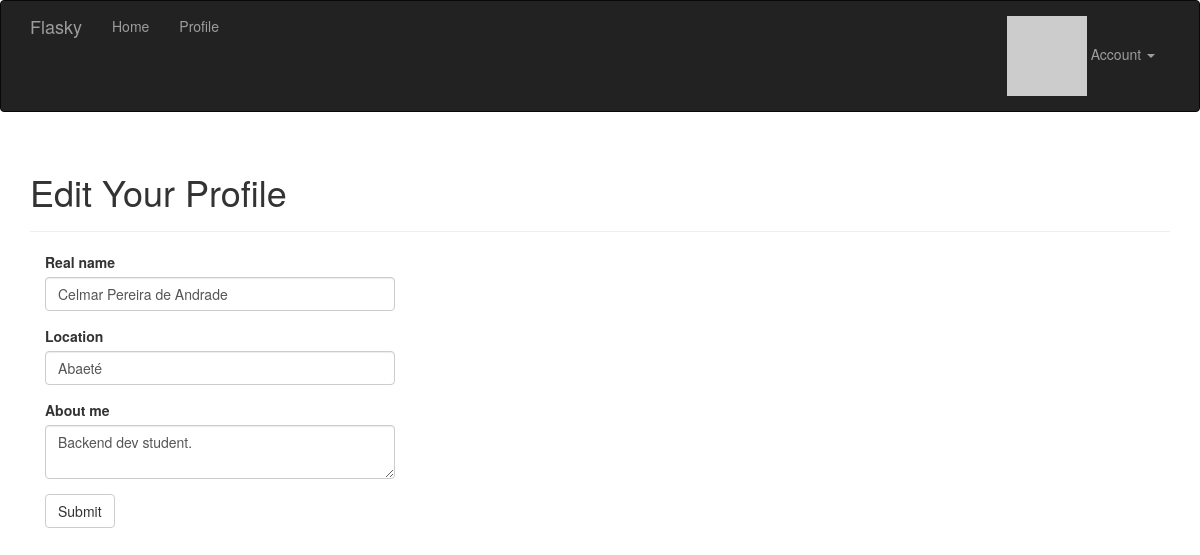
The page /edit-profile (signed in) on the database as committed earlier.
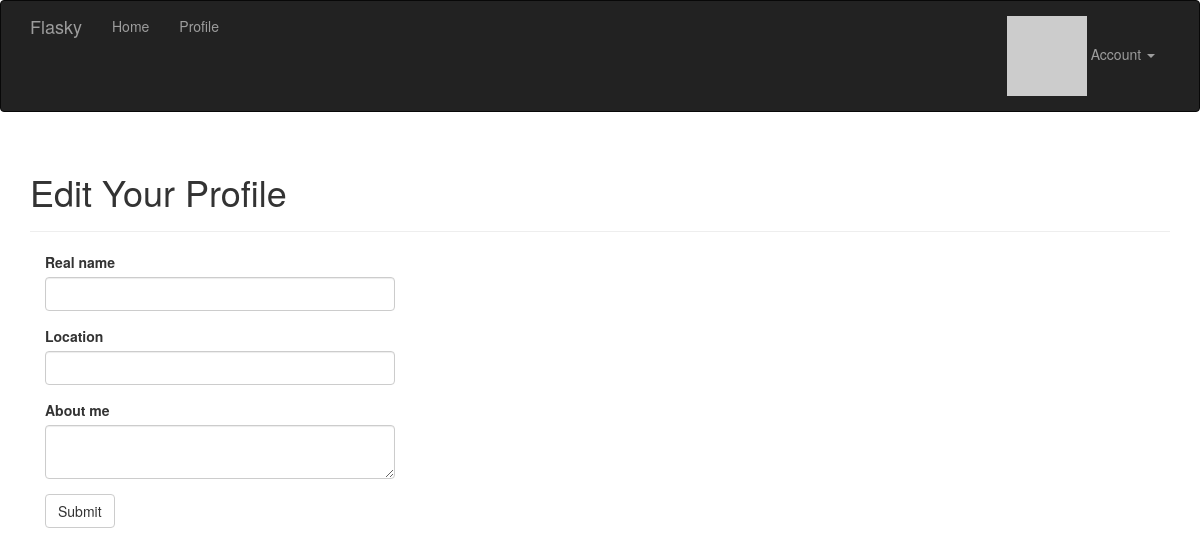
The same page on the database as committed later.
### app/models.py (models this page shows, shortened)
class User(UserMixin, db.Model):
    __tablename__ = "users"
    id: Mapped[int] = mapped_column(primary_key=True)
    email: Mapped[str] = mapped_column(unique=True, index=True)
    username: Mapped[str] = mapped_column(unique=True, index=True)
    role_id: Mapped[int] = mapped_column(ForeignKey("roles.id"), nullable=True)
    password_hash: Mapped[str] = mapped_column(nullable=False)
    confirmed: Mapped[bool] = mapped_column(default=False)
    name: Mapped[str | None] = mapped_column()
    location: Mapped[str | None] = mapped_column()
    about_me: Mapped[str | None] = mapped_column(Text)
    member_since: Mapped[datetime] = mapped_column(DateTime(timezone=True), default=lambda: datetime.now(UTC))
    last_seen: Mapped[datetime] = mapped_column(DateTime(timezone=True), default=lambda: datetime.now(UTC))
    avatar_hash: Mapped[str | None] = mapped_column()
    posts: DynamicMapped["Post"] = relationship(back_populates="author", lazy="dynamic")
    @property
    def password(self) -> None:
        raise AttributeError("password is not a readable attribute")
    def ping(self) -> None:
        self.last_seen = datetime.now(UTC)
        db.session.add(self)
        db.session.commit()
    def gravatar(self, size: int = 100, default: str = "identicon", rating: str = "g") -> str:
        url: str = "https://secure.gravatar.com/avatar"
        hash_avatar: str = self.avatar_hash or self.gravatar_hash()
        return f"{url}/{hash_avatar}?s={size}&d={default}&r={rating}'."

### app/main/views.py (the view, shortened to what this page needs)
@main.route("/edit-profile", methods=["GET", "POST"])
@login_required
def edit_profile():
    form: EditProfileForm = EditProfileForm()
    form.name.data = current_user.name
    form.location.data = current_user.location
    form.about_me.data = current_user.about_me
    return render_template("edit_profile.html", form=form)

### app/main/forms.py
class EditProfileForm(FlaskForm):
    name = StringField("Real name", validators=[Length(0, 64)])
    location = StringField("Location", validators=[Length(0, 64)])
    about_me = TextAreaField("About me")
    submit = SubmitField("Submit")

### app/auth/views.py (called while the page is built)
@auth.before_app_request
def before_request():
    if current_user.is_authenticated:
        current_user.ping()
        if not current_user.confirmed and request.blueprint != "auth" and request.endpoint != "static":
            return redirect(url_for("auth.unconfirmed"))
    return None

### app/main/__init__.py (called while the page is built)
@main.app_context_processor
def inject_permissions():
    return dict(Permission=Permission)

### app/models.py (called while the page is built)
@login_manager.user_loader
def load_user(user_id) -> User |  None:
    return db.session.get(User, int(user_id))

### app/templates/edit_profile.html (shortened to what this page needs)
{% extends "base.html" %}
{% import "bootstrap/wtf.html" as wtf %}
{% block page_content %}
<div class="page-header">
    <h1>Edit Your Profile</h1>
</div>
<div class="col-md-4">
    {{ wtf.quick_form(form) }}
</div>
{% endblock %}

Rows that differ between the two databases and show on the page:
no longer on this page (row edited): User: name "Celmar Pereira de Andrade", location "Abaeté", about_me "Backend dev student."
